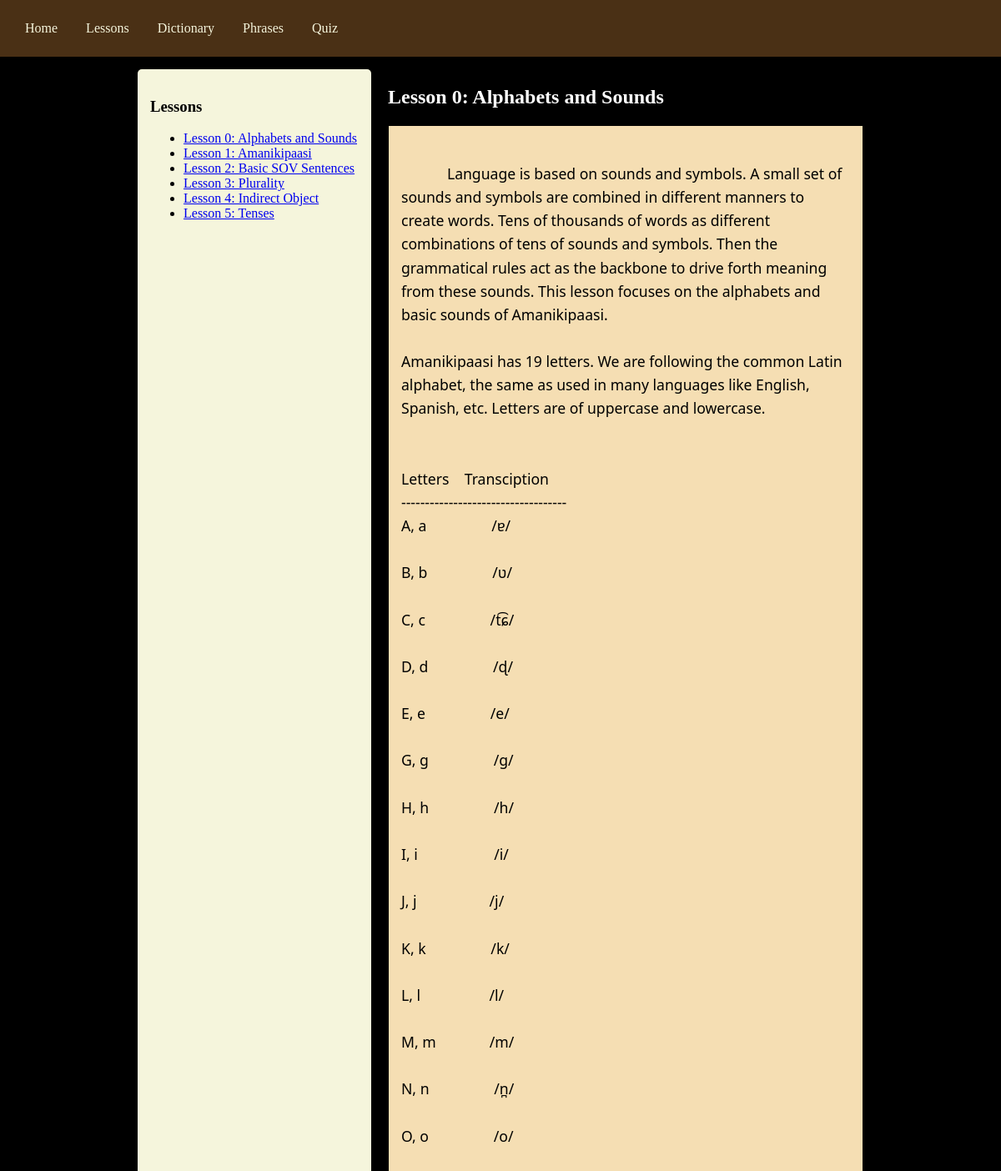
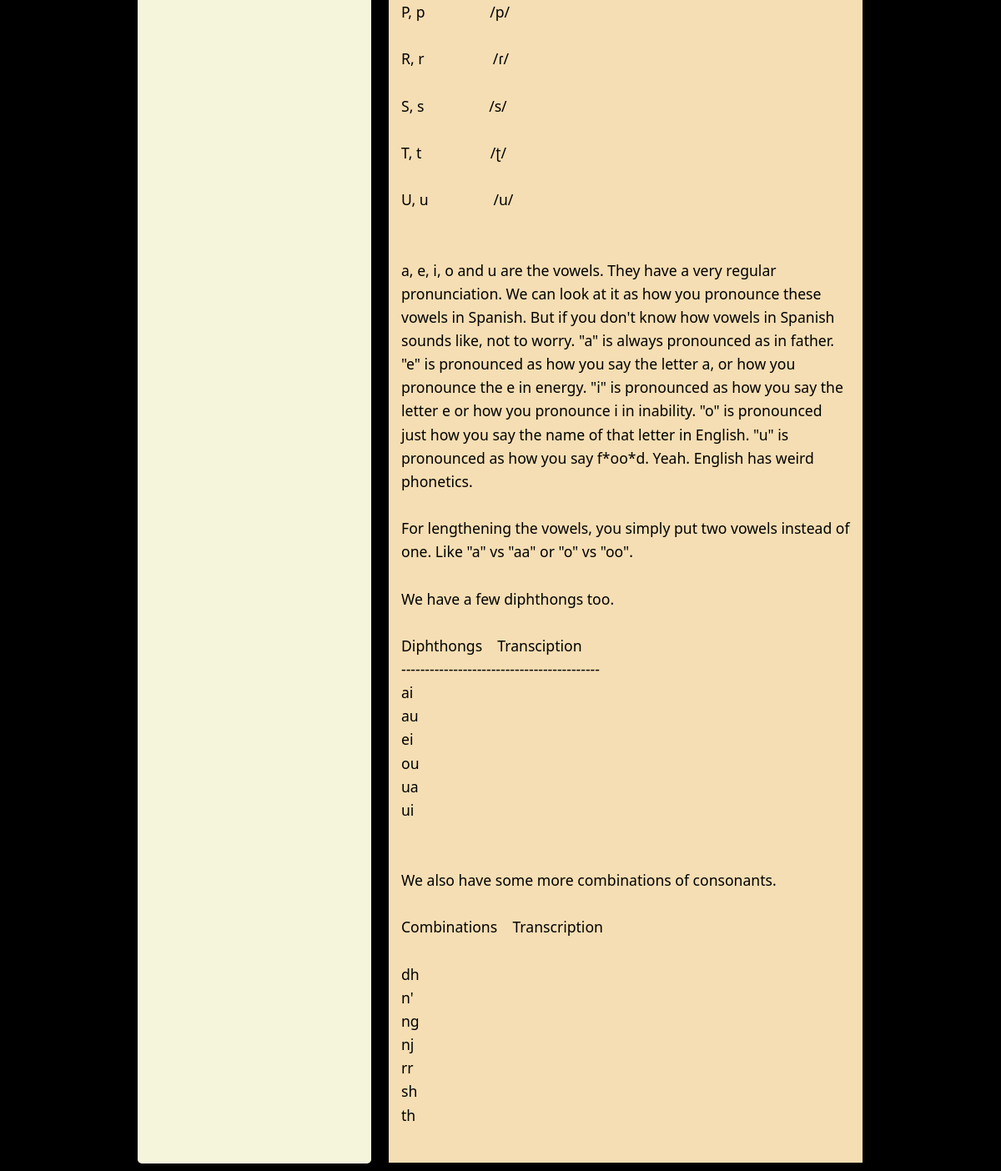
The app's page /lessons, older data (2 pictures, top to bottom).
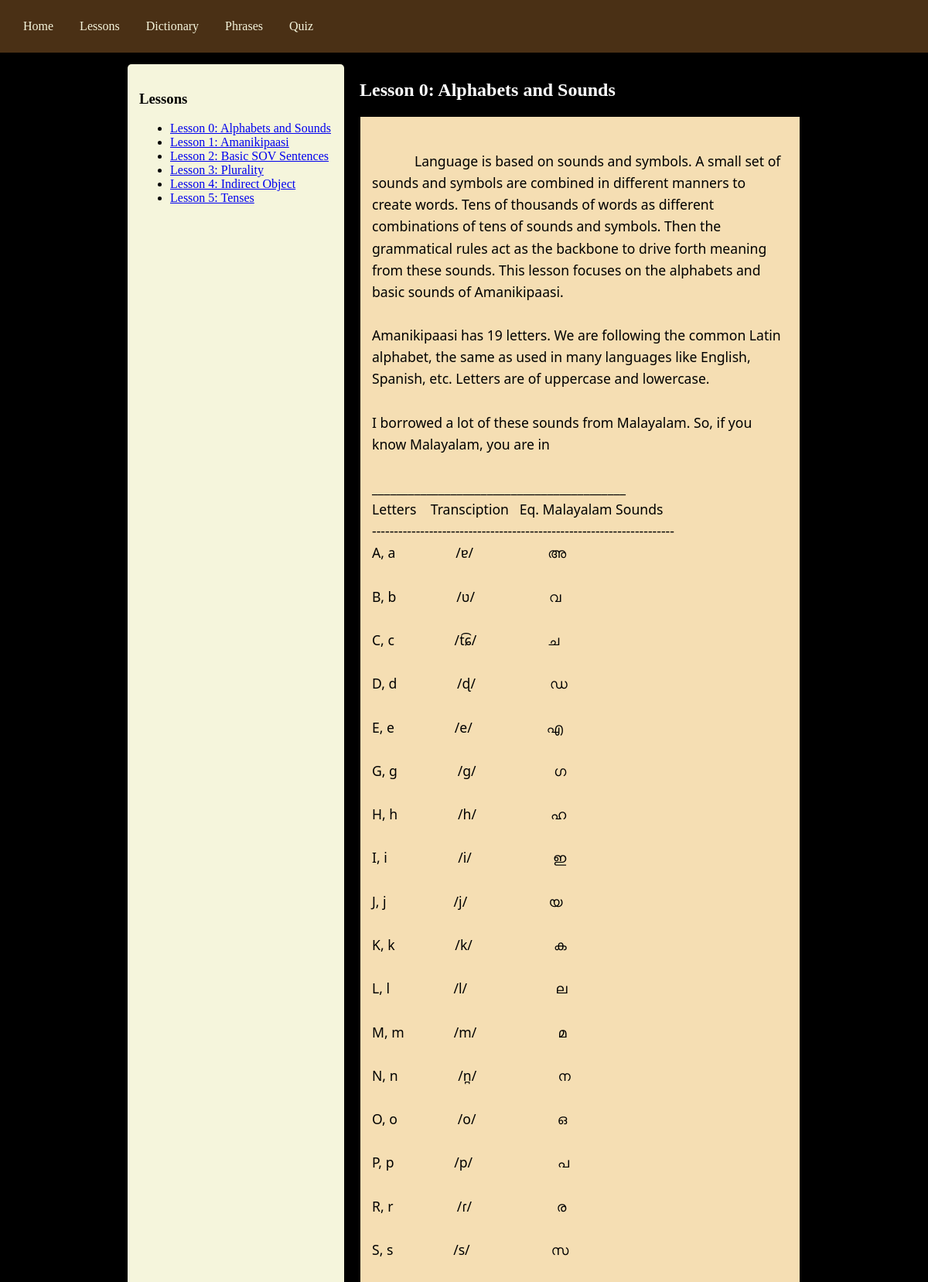
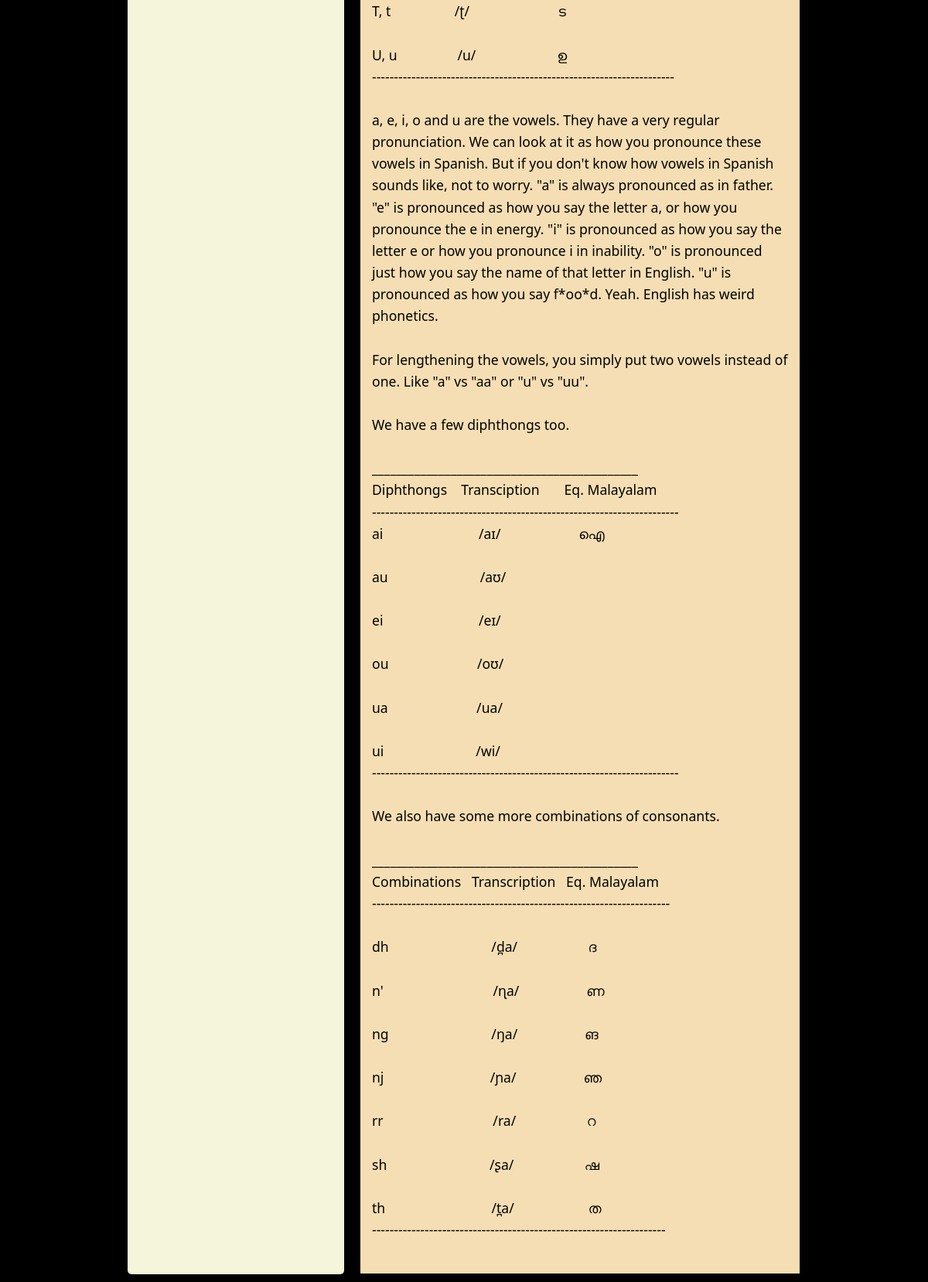
The same page, newer data (2 pictures, top to bottom).
### tables this page shows
CREATE TABLE lessons (
            id INTEGER PRIMARY KEY AUTOINCREMENT,
            title TEXT NOT NULL,
            content TEXT NOT NULL,
            sort_order INTEGER DEFAULT 0);

### app.py (the view)
@app.route('/lessons')
def lessons():
    db = get_db()
    all_lessons = db.execute('SELECT * FROM lessons ORDER BY sort_order ASC').fetchall()
    lesson_id = request.args.get('lesson_id')
    active_lesson = None
    if lesson_id:
        active_lesson = db.execute('SELECT * FROM lessons WHERE id = ?', (lesson_id,)).fetchone()
    elif all_lessons:
        active_lesson = all_lessons[0] # Default to first lesson
    return render_template('lessons.html', lessons=all_lessons, active_lesson=active_lesson)

### app.py (called while the page is built)
def get_db():
    conn = sqlite3.connect(DATABASE)
    conn.row_factory = sqlite3.Row
    return conn

### templates/lessons.html (shortened to what this page needs)
{% extends 'base.html' %}
{% block content %}
<div class="lessons-container">
    <div class="sidebar" id="lessonSidebar">
        <h3>Lessons</h3>
        <ul>
            {% for lesson in lessons %}
            <li><a href="{{ url_for('lessons', lesson_id=lesson.id) }}">{{ lesson.title }}</a></li>
            {% endfor %}
        </ul>
    </div>
    <div class="lesson-main">
        <h2>{{ active_lesson.title }}</h2>
        <div class="lesson-content">
            {{ active_lesson.content }}
        </div>
    </div>
</div>
{% endblock %}

Row changes from the older to the newer data that the page shows:
changed lessons "Lesson 0: Alphabets and Sounds": content "…of uppercase and lowercase. Letters Transciption ----------------------------------- A, a /ɐ/ B, b /ʋ/ C, c /t͡ɕ/ D, d /ɖ/ E, e /e/ G, g /g/ H, h /h/ I, i /i/ J, j /j/ K, k /k/ L, l /l/ M, m /m/ N, n /n̪/ Ο, ο /o/ P, p /p/ R, r /ɾ/ S, s /s/ T, t /ʈ/ U, u /u/ a, e, i, o and u are the vowels. They have a very regular pronunciation. We can look at it as how you pronounce these vowels in Spanish. But if you don't know how vowels in Spanish sounds like, not to worry. \"a\" is always pronounced as in father. \"e\" is pronounced as how you say the letter a, or how you pronounce the e in energy. \"i\" is pronounced as how you say the letter e or how you pronounce i in inability. \"o\" is pronounced just…" → "…of uppercase and lowercase. I borrowed a lot of these sounds from Malayalam. So, if you know Malayalam, you are in __________________________________________ Letters Transciption Eq. Malayalam Sounds --------------------------------------------------------------------- A, a /ɐ/ അ B, b /ʋ/ വ C, c /t͡ɕ/ ച D, d /ɖ/ ഡ E, e /e/ എ G, g /g/ ഗ H, h /h/ ഹ I, i /i/ ഇ J, j /j/ യ K, k /k/ ക L, l /l/ ല M, m /m/ മ N, n /n̪/ ന Ο, ο /o/ ഒ P, p /p/ പ R, r /ɾ/ ര S, s /s/ സ T, t /ʈ/ ട U, u /u/ ഉ --------------------------------------------------------------------- a, e, i, o and u are the vowels. They have a very regular pronunciation. We can look at it as how you pronounce these vowels in Spanish. But if…"
